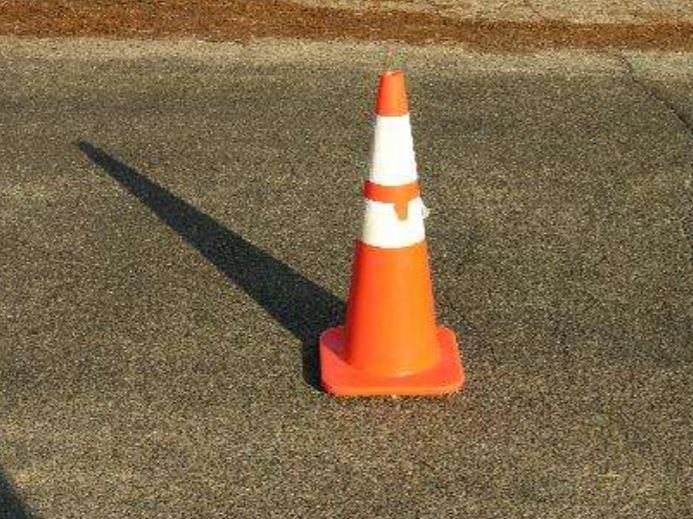
%> input picture Images/shadow3.JPG, 693 x 519 px
$ octave InvariantShadowRemover.m   (GNU Octave 9; MATLAB toolbox functions it lacks are replaced by stand-ins)
%> lines starting %> are read from the running program, lines starting %| are printed output that depends on the picture
### Codes/CalculateInvariantAngle.m
%% Calculating angle
function deg=CalculateInvariantAngle(chA, chB)
    epsilon=1e-3;
    histBins=zeros(64,1);
    subs=1;
    for angle=0:0.01:pi
         inv=255*(cos(angle)*(chA) - sin(angle)*(chB));
         inv=inv-min(min(inv));
         inv = inv*255/max(max(inv));
         inv=round(inv);
         u=1;
         for i=0:4:255
            [m n]=size(find(inv>=i & inv<=(i+3)));
            histBins(u)=m;
            u=u+1;
         end
%   Entropy calculation
        [m n]=size(inv);
        histBins = histBins / (m*n);
        histBins(find(histBins == 0))=epsilon;
        logs = log(histBins);
        res = histBins .* logs;
        eta(subs) = sum(res)*-1;
        subs=subs+1;
    end
    plot(eta)
    deg = find(eta==min(eta))-1;
    deg


### Codes/InvariantShadowRemover.m
%% Removing shadow (entrophy + invariant)

clear all;
close all;
clc;

size = 500
b=imread('shadow3.jpg');
%> b is the input picture: size 519x693x3 uint8; mean R, G, B 125, 103.4, 72.5
b=imresize(b, [size, size]);
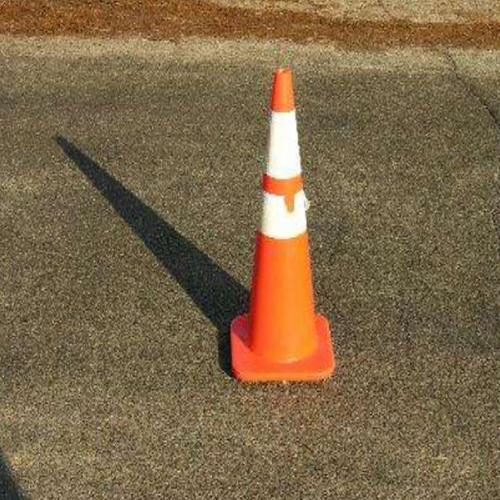
%> b: size 500x500x3 uint8; mean R, G, B 125, 103.4, 72.5
a=double(b);

figure; subplot(2,2,1); imshow(b); title('Original');

epsilon = 1e-3;
I=find(a==0);
%> I = 40 values from 521507 to 741534
a(I)=epsilon;
%> a: size 500x500x3 double; mean R, G, B 125, 103.4, 72.5; mean of the top-left, top-right, bottom-left and bottom-right quarters 96.5, 110.2, 94.9, 99.6

r_b=log(a(:,:,1)./a(:,:,3));
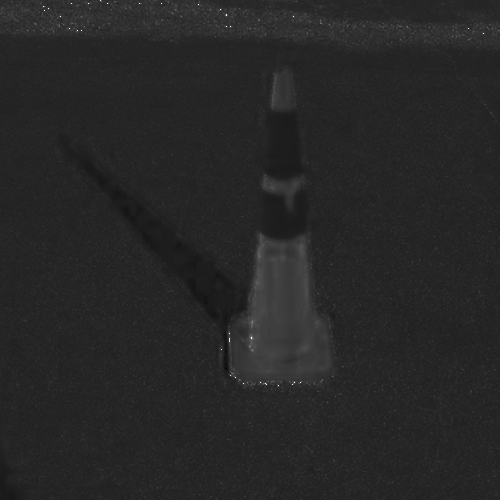
%> r_b: size 500x500 double; min -1.54, max 12.08, mean 0.568; drawn with min black and max white
g_b=log(a(:,:,2)./a(:,:,3));
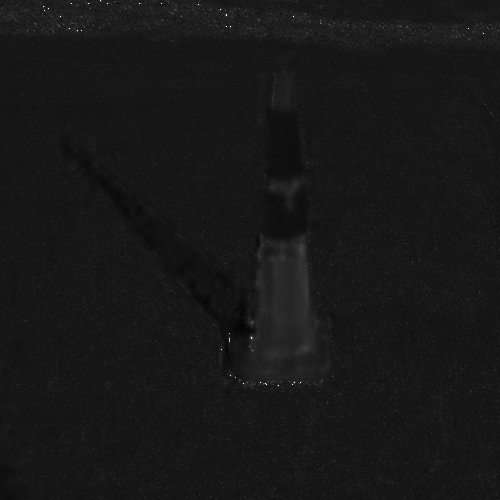
%> g_b: size 500x500 double; min -0.693, max 10.71, mean 0.388; drawn with min black and max white
l = 1;
B = zeros(1,40000);
R = zeros(1,40000);
for i = 1:size
   for j = 1:size
    B(l) = g_b(i,j);
    l = l+1;
   end
end
%> after the loop, l = 250001
m = 1;
for i = 1:size
    for j = 1:size
        R(m) = r_b(i,j);
        m = m+1;
    end
end
%> after the loop, m = 250001

subplot(2,2,2); plot(R,B,'o'); title('Entropy');

%% Calculating invariant angle
%> (the run ends here)
